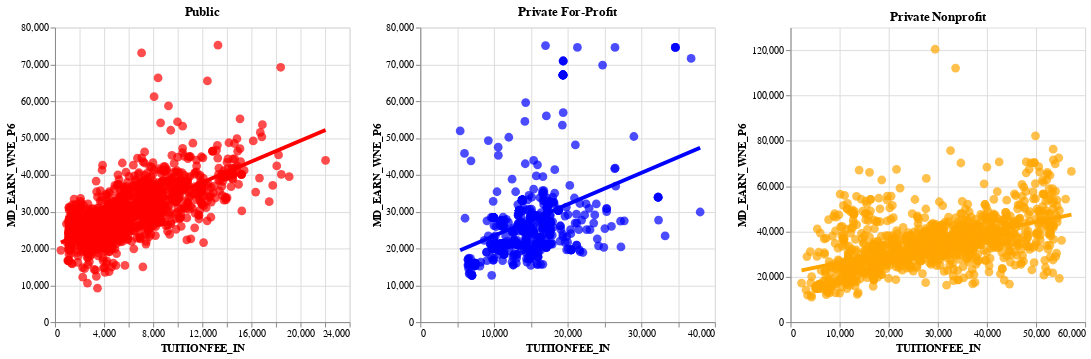

The notebook cell saved with this chart:
### Code cell
# Three plots side by side
# Two many lines of duplicate code, probably can use functions to simplify it.
# Notice the x-axises have different scales and should be made with same scale.
# NEed to check for option to set scales.

scatter_plot1 = alt.Chart(df[df["CONTROL"] == "Public"], title="Public").mark_circle(size=80, color="red").encode(
    x="TUITIONFEE_IN",
    y="MD_EARN_WNE_P6",
    tooltip=["INSTNM", "CITY","STABBR"]
).properties(
    width=300,
    height=300
)

reg_line1 = scatter_plot1.transform_regression('TUITIONFEE_IN', 'MD_EARN_WNE_P6', 
    ).mark_line(size=4, color="red")

scatter_plot2 = alt.Chart(df[df["CONTROL"] == "Private For-Profit"], title="Private For-Profit").mark_circle(size=80, color="blue").encode(
    x="TUITIONFEE_IN",
    y="MD_EARN_WNE_P6",
    tooltip=["INSTNM", "CITY","STABBR"]
).properties(
    width=300,
    height=300
)

reg_line2 = scatter_plot2.transform_regression('TUITIONFEE_IN', 'MD_EARN_WNE_P6', 
    ).mark_line(size=4, color="blue")

scatter_plot3 = alt.Chart(df[df["CONTROL"] == "Private Nonprofit"], title="Private Nonprofit").mark_circle(size=80, color="orange").encode(
    x="TUITIONFEE_IN",
    y="MD_EARN_WNE_P6",
    tooltip=["INSTNM", "CITY","STABBR"]
).properties(
    width=300,
    height=300
)

reg_line3 = scatter_plot3.transform_regression('TUITIONFEE_IN', 'MD_EARN_WNE_P6', 
    ).mark_line(size=4, color="orange")
scatter_plot1 + reg_line1 | scatter_plot2 + reg_line2 | scatter_plot3 + reg_line3

### Figure 1 — Vega-Lite specification as saved in the notebook (floating-point values rounded to 4 significant figures; data arrays with more than 128 entries replaced by an {"elided": "..."} marker saying what was removed)
{"config": {"view": {"continuousWidth": 400, "continuousHeight": 300}}, "hconcat": [{"layer": [{"mark": {"type": "circle", "color": "red", "size": 80}, "encoding": {"tooltip": [{"type": "nominal", "field": "INSTNM"}, {"type": "nominal", "field": "CITY"}, {"type": "nominal", "field": "STABBR"}], "x": {"type": "quantitative", "field": "TUITIONFEE_IN"}, "y": {"type": "quantitative", "field": "MD_EARN_WNE_P6"}}, "height": 300, "title": "Public", "width": 300}, {"mark": {"type": "line", "color": "red", "size": 4}, "encoding": {"tooltip": [{"type": "nominal", "field": "INSTNM"}, {"type": "nominal", "field": "CITY"}, {"type": "nominal", "field": "STABBR"}], "x": {"type": "quantitative", "field": "TUITIONFEE_IN"}, "y": {"type": "quantitative", "field": "MD_EARN_WNE_P6"}}, "height": 300, "title": "Public", "transform": [{"on": "TUITIONFEE_IN", "regression": "MD_EARN_WNE_P6"}], "width": 300}], "data": {"name": "data-5adf2c078fbfb3f8107fe117a05a2c21"}}, {"layer": [{"mark": {"type": "circle", "color": "blue", "size": 80}, "encoding": {"tooltip": [{"type": "nominal", "field": "INSTNM"}, {"type": "nominal", "field": "CITY"}, {"type": "nominal", "field": "STABBR"}], "x": {"type": "quantitative", "field": "TUITIONFEE_IN"}, "y": {"type": "quantitative", "field": "MD_EARN_WNE_P6"}}, "height": 300, "title": "Private For-Profit", "width": 300}, {"mark": {"type": "line", "color": "blue", "size": 4}, "encoding": {"tooltip": [{"type": "nominal", "field": "INSTNM"}, {"type": "nominal", "field": "CITY"}, {"type": "nominal", "field": "STABBR"}], "x": {"type": "quantitative", "field": "TUITIONFEE_IN"}, "y": {"type": "quantitative", "field": "MD_EARN_WNE_P6"}}, "height": 300, "title": "Private For-Profit", "transform": [{"on": "TUITIONFEE_IN", "regression": "MD_EARN_WNE_P6"}], "width": 300}], "data": {"name": "data-e132ccf8d6b57ee25ce4abe0eb926e3e"}}, {"layer": [{"mark": {"type": "circle", "color": "orange", "size": 80}, "encoding": {"tooltip": [{"type": "nominal", "field": "INSTNM"}, {"type": "nominal", "field": "CITY"}, {"type": "nominal", "field": "STABBR"}], "x": {"type": "quantitative", "field": "TUITIONFEE_IN"}, "y": {"type": "quantitative", "field": "MD_EARN_WNE_P6"}}, "height": 300, "title": "Private Nonprofit", "width": 300}, {"mark": {"type": "line", "color": "orange", "size": 4}, "encoding": {"tooltip": [{"type": "nominal", "field": "INSTNM"}, {"type": "nominal", "field": "CITY"}, {"type": "nominal", "field": "STABBR"}], "x": {"type": "quantitative", "field": "TUITIONFEE_IN"}, "y": {"type": "quantitative", "field": "MD_EARN_WNE_P6"}}, "height": 300, "title": "Private Nonprofit", "transform": [{"on": "TUITIONFEE_IN", "regression": "MD_EARN_WNE_P6"}], "width": 300}], "data": {"name": "data-c18b8d68e379a10e41bfe81128a8ddf2"}}], "$schema": "https://vega.github.io/schema/vega-lite/v4.0.2.json", "datasets": {"data-5adf2c078fbfb3f8107fe117a05a2c21": {"elided": "1623 records"}, "data-e132ccf8d6b57ee25ce4abe0eb926e3e": {"elided": "683 records"}, "data-c18b8d68e379a10e41bfe81128a8ddf2": {"elided": "1270 records"}}}
